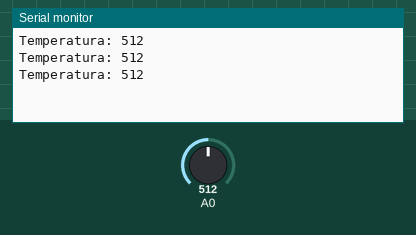
This sketch was run on a simulated Arduino Uno, built with avr-gcc and run on an emulated ATmega328P. Parts: the last lines printed to the serial monitor. Inputs (shaded band) come from the test bench; at power-on: A0 = 512.

Above: at 1.3 s.
1.4 s: A0 set to 716
At 1.9 s:
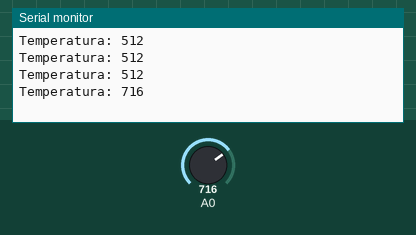
2.9 s: A0 set to 900
At 3.4 s:
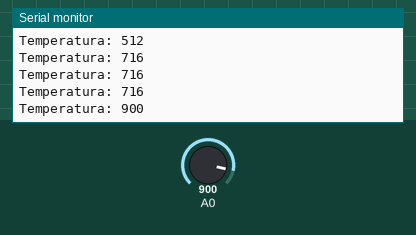
Timing chart, 0 to 5.9 s (numbered marks = the images above; inputs shaded):
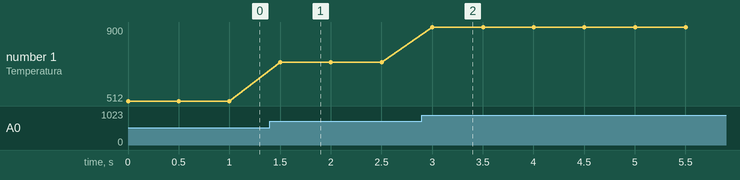

The sketch:

Sensor_Temperatura.ino
```cpp
void setup() {
  // put your setup code here, to run once:
  Serial.begin(9600);
}

void loop() {
  // put your main code here, to run repeatedly:
  Serial.print("Temperatura: ");
  Serial.println((int)analogRead(0));
  delay(500);
}
```

Measured:
- after the input at 1.4 s, the serial monitor: prints a new line after 0.10 s (image 1)
- after the input at 2.9 s, the serial monitor: prints a new line after 0.10 s (image 2)
- plotted number 1: 512 → 716 after the input at 1.4 s, 716 → 900 after the input at 2.9 s
